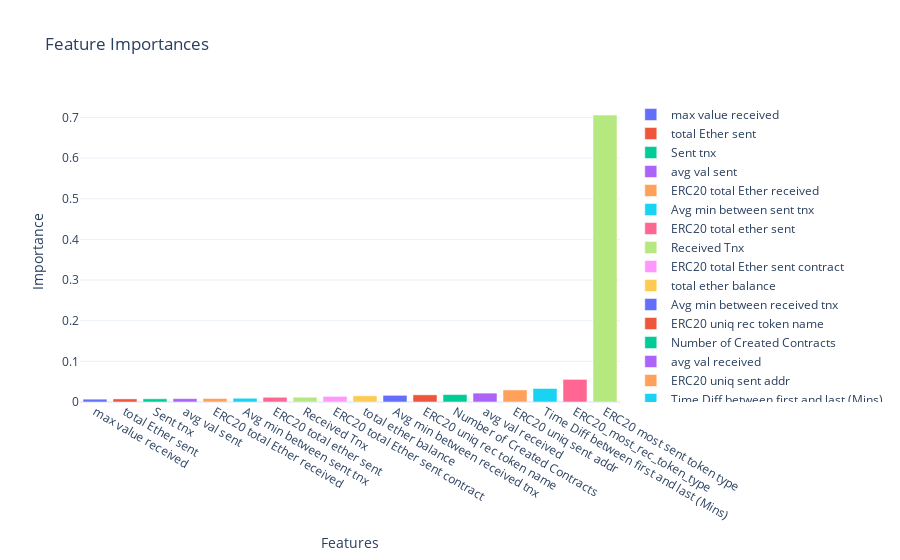

Notebook cell for this chart:
### Code cell
# Feature Importance Plot
feature_fig = go.Figure()
for idx, importance in zip(indices, feat_importances[indices]):
    feature_fig.add_trace(go.Bar(x=[features[idx]], y=[importance], name=features[idx]))
feature_fig.update_layout(title='Feature Importances', xaxis_title='Features', yaxis_title='Importance',
                          template='plotly_white')

### Figure 1 — Plotly figure (JSON) as saved in the notebook; plotly's stock layout.template omitted (floating-point values rounded to 4 significant figures)
{"data": [{"name": "max value received", "type": "bar", "x": ["max value received"], "y": [0.006957]}, {"name": "total Ether sent", "type": "bar", "x": ["total Ether sent"], "y": [0.007633]}, {"name": "Sent tnx", "type": "bar", "x": ["Sent tnx"], "y": [0.007874]}, {"name": "avg val sent", "type": "bar", "x": ["avg val sent"], "y": [0.00827]}, {"name": "ERC20 total Ether received", "type": "bar", "x": ["ERC20 total Ether received"], "y": [0.008717]}, {"name": "Avg min between sent tnx", "type": "bar", "x": ["Avg min between sent tnx"], "y": [0.009266]}, {"name": "ERC20 total ether sent", "type": "bar", "x": ["ERC20 total ether sent"], "y": [0.01169]}, {"name": "Received Tnx", "type": "bar", "x": ["Received Tnx"], "y": [0.0118]}, {"name": "ERC20 total Ether sent contract", "type": "bar", "x": ["ERC20 total Ether sent contract"], "y": [0.01378]}, {"name": "total ether balance", "type": "bar", "x": ["total ether balance"], "y": [0.01535]}, {"name": "Avg min between received tnx", "type": "bar", "x": ["Avg min between received tnx"], "y": [0.0164]}, {"name": "ERC20 uniq rec token name", "type": "bar", "x": ["ERC20 uniq rec token name"], "y": [0.01763]}, {"name": "Number of Created Contracts", "type": "bar", "x": ["Number of Created Contracts"], "y": [0.01831]}, {"name": "avg val received", "type": "bar", "x": ["avg val received"], "y": [0.02186]}, {"name": "ERC20 uniq sent addr", "type": "bar", "x": ["ERC20 uniq sent addr"], "y": [0.02974]}, {"name": "Time Diff between first and last (Mins)", "type": "bar", "x": ["Time Diff between first and last (Mins)"], "y": [0.03326]}, {"name": "ERC20_most_rec_token_type", "type": "bar", "x": ["ERC20_most_rec_token_type"], "y": [0.05568]}, {"name": "ERC20 most sent token type", "type": "bar", "x": ["ERC20 most sent token type"], "y": [0.7058]}], "layout": {"autosize": true, "title": {"text": "Feature Importances"}, "xaxis": {"autorange": true, "range": [-0.5, 17.5], "title": {"text": "Features"}, "type": "category"}, "yaxis": {"autorange": true, "range": [0, 0.7429], "title": {"text": "Importance"}, "type": "linear"}}}
